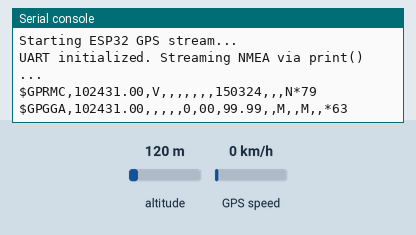
A program run on a simulated ESP32 board running MicroPython. On the bench: the last lines printed to the serial console. The inputs (shaded band) are chosen by the test bench; at power-on: GPS speed 0 km/h, altitude 120 m. The GPS gets a fix after 3 s at 37.7749, -122.4194 with 8 satellites.

Above: at 1.2 s.
1.3 s: GPS speed set to 30 km/h
At 3.8 s:
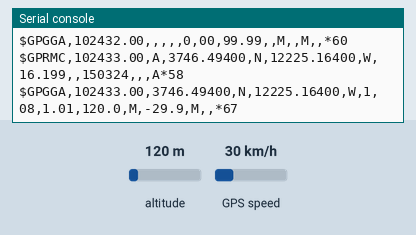
4.5 s: altitude set to 20 m
At 5.7 s:
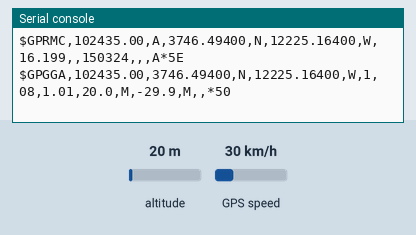
7.5 s: altitude set to 500 m
At 8.8 s:
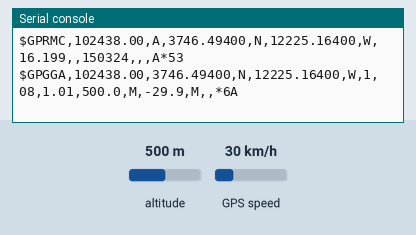
Timing chart, 0 to 10.5 s (numbered marks = the images above; inputs shaded):
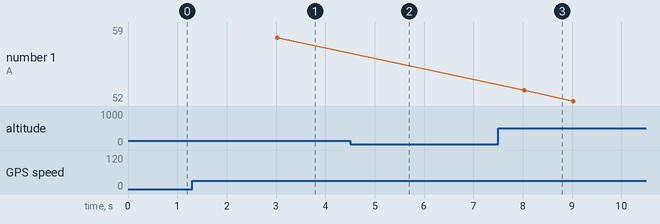

Measured:
- after the input at 1.3 s, the serial console: prints a new line after 1.7 s (image 1)
- after the input at 4.5 s, the serial console: prints a new line after 0.55 s (image 2)
- after the input at 7.5 s, the serial console: prints a new line after 0.56 s (image 3)

The program:

esp32_gps_stream.py
```python
from machine import UART, Pin
import time

# === YOUR WIRING ===
GPS_TX = 26   # ESP32 pin connected to GPS RX
GPS_RX = 25   # ESP32 pin connected to GPS TX

print("Starting ESP32 GPS stream...")

gps = UART(2, baudrate=9600, tx=Pin(GPS_TX), rx=Pin(GPS_RX))

print("UART initialized. Streaming NMEA via print() ...")

buffer = b""

while True:
    if gps.any():
        chunk = gps.read(32)
        if chunk:
            buffer += chunk

            if b"\n" in buffer:
                lines = buffer.split(b"\n")
                buffer = lines[-1]

                for line in lines[:-1]:
                    s = line.strip()
                    if b"$GPRMC" in s or b"$GPGGA" in s:
                        try:
                            print(s.decode())
                        except:
                            pass
    time.sleep(0.01)

  
```
